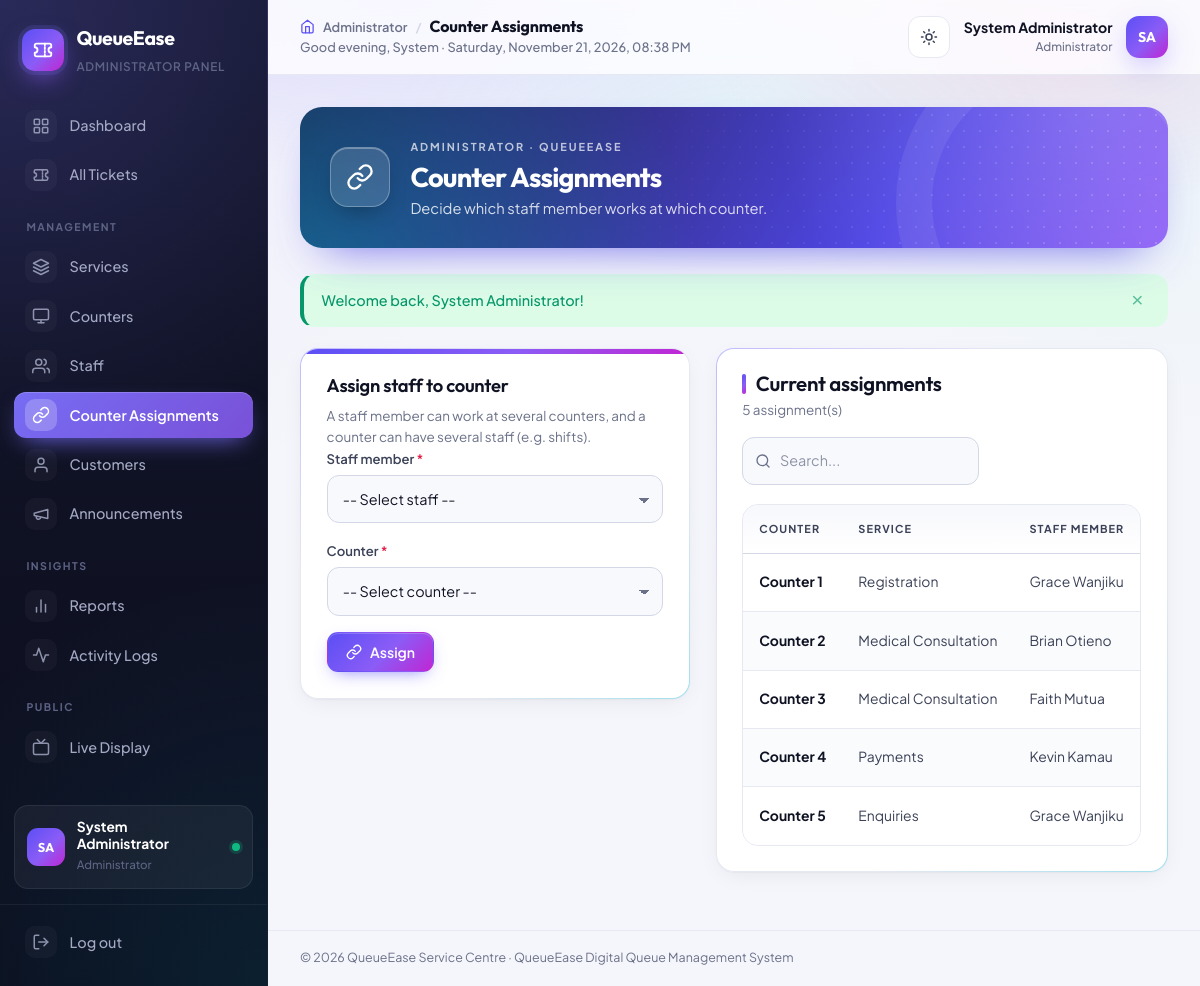
The app's page /admin/assignments.php (signed in) with its own data.
### tables this page shows
CREATE TABLE users (
    id              INT UNSIGNED NOT NULL AUTO_INCREMENT,
    full_name       VARCHAR(100) NOT NULL,
    email           VARCHAR(150) NOT NULL,
    phone           VARCHAR(20)  DEFAULT NULL,
    password_hash   VARCHAR(255) NOT NULL,
    role            ENUM('admin','staff','customer') NOT NULL DEFAULT 'customer',
    is_active       TINYINT(1)   NOT NULL DEFAULT 1,
    last_login_at   DATETIME     DEFAULT NULL,
    created_at      TIMESTAMP    NOT NULL DEFAULT CURRENT_TIMESTAMP,
    updated_at      TIMESTAMP    NOT NULL DEFAULT CURRENT_TIMESTAMP ON UPDATE CURRENT_TIMESTAMP,
    PRIMARY KEY (id),
    UNIQUE KEY uq_users_email (email),
    KEY idx_users_role (role)
);

CREATE TABLE staff_counters (
    id              INT UNSIGNED NOT NULL AUTO_INCREMENT,
    user_id         INT UNSIGNED NOT NULL,
    counter_id      INT UNSIGNED NOT NULL,
    assigned_at     TIMESTAMP    NOT NULL DEFAULT CURRENT_TIMESTAMP,
    PRIMARY KEY (id),
    UNIQUE KEY uq_staff_counter (user_id, counter_id),
    KEY idx_staff_counters_counter (counter_id),
    CONSTRAINT fk_sc_user FOREIGN KEY (user_id) REFERENCES users (id)
        ON DELETE CASCADE ON UPDATE CASCADE,
    CONSTRAINT fk_sc_counter FOREIGN KEY (counter_id) REFERENCES counters (id)
        ON DELETE CASCADE ON UPDATE CASCADE
);

CREATE TABLE counters (
    id              INT UNSIGNED NOT NULL AUTO_INCREMENT,
    name            VARCHAR(50)  NOT NULL,
    service_id      INT UNSIGNED NOT NULL,
    location        VARCHAR(100) DEFAULT NULL,
    is_active       TINYINT(1)   NOT NULL DEFAULT 1,
    created_at      TIMESTAMP    NOT NULL DEFAULT CURRENT_TIMESTAMP,
    updated_at      TIMESTAMP    NOT NULL DEFAULT CURRENT_TIMESTAMP ON UPDATE CURRENT_TIMESTAMP,
    PRIMARY KEY (id),
    UNIQUE KEY uq_counters_name (name),
    KEY idx_counters_service (service_id),
    CONSTRAINT fk_counters_service FOREIGN KEY (service_id) REFERENCES services (id)
        ON DELETE RESTRICT ON UPDATE CASCADE
);

CREATE TABLE services (
    id                   INT UNSIGNED NOT NULL AUTO_INCREMENT,
    name                 VARCHAR(100) NOT NULL,
    prefix               VARCHAR(5)   NOT NULL,
    description          VARCHAR(255) DEFAULT NULL,
    avg_service_minutes  SMALLINT UNSIGNED NOT NULL DEFAULT 5,
    is_active            TINYINT(1)   NOT NULL DEFAULT 1,
    created_at           TIMESTAMP    NOT NULL DEFAULT CURRENT_TIMESTAMP,
    updated_at           TIMESTAMP    NOT NULL DEFAULT CURRENT_TIMESTAMP ON UPDATE CURRENT_TIMESTAMP,
    PRIMARY KEY (id),
    UNIQUE KEY uq_services_name (name),
    UNIQUE KEY uq_services_prefix (prefix)
);

### includes/functions.php (called while the page is built, shortened)
<?php
function e($value): string
{
    return htmlspecialchars((string) ($value ?? ''), ENT_QUOTES, 'UTF-8');
}
function url(string $path = ''): string
{
    return BASE_URL . '/' . ltrim($path, '/');
}
function get_flashes(): array
{
    $flashes = $_SESSION['flash'] ?? [];
    return $flashes;
}

### includes/auth.php (called while the page is built, shortened)
<?php
function current_user(): ?array
{
    return $_SESSION['user'] ?? null;
}
function is_logged_in(): bool
{
    return !empty($_SESSION['user']['id']);
}
function require_login(bool $json = false): array
{
    $stmt = db()->prepare('SELECT id, full_name, email, role, is_active FROM users WHERE id = ?');
    $stmt->execute([$_SESSION['user']['id']]);
    return $_SESSION['user'];
}
function require_role($roles, bool $json = false): array
{
    $user  = require_login($json);
    return $user;
}

### config/database.php (called while the page is built)
<?php
function db(): PDO
{
    static $pdo = null;
    if ($pdo === null) {
        $dsn = 'mysql:host=' . DB_HOST . ';port=' . DB_PORT . ';dbname=' . DB_NAME . ';charset=utf8mb4';
        $options = [
            PDO::ATTR_ERRMODE            => PDO::ERRMODE_EXCEPTION,
            PDO::ATTR_DEFAULT_FETCH_MODE => PDO::FETCH_ASSOC,
            PDO::ATTR_EMULATE_PREPARES   => false,
        ];
        try {
            $pdo = new PDO($dsn, DB_USER, DB_PASS, $options);
            $offset = (new DateTime('now'))->format('P');
            $pdo->exec("SET time_zone = '" . $offset . "'");
        } catch (PDOException $e) {
            http_response_code(500);
            $message = APP_DEBUG
                ? 'Database connection failed: ' . $e->getMessage()
                : 'Database connection failed. Please contact the administrator.';
            exit('<div style="font-family:sans-serif;padding:2rem;color:#b91c1c">'
                . htmlspecialchars($message, ENT_QUOTES, 'UTF-8')
                . '<br><small>Check that MySQL is running in XAMPP and that the database "'
                . htmlspecialchars(DB_NAME, ENT_QUOTES, 'UTF-8') . '" has been imported.</small></div>');
        }
    }
    return $pdo;
}

### admin/assignments.php (the view, shortened to what this page needs)
<?php
require_role('admin');
$pdo = db();
$assignments = $pdo->query(
    'SELECT sc.id, sc.assigned_at, u.full_name, u.is_active AS staff_active, c.name AS counter_name, c.is_active AS counter_active, s.name AS service_name
       FROM staff_counters sc
       JOIN users u ON u.id = sc.user_id
       JOIN counters c ON c.id = sc.counter_id
       JOIN services s ON s.id = c.service_id
      ORDER BY c.name, u.full_name'
)->fetchAll();
$pageTitle  = 'Counter Assignments';
$activeMenu = 'assignments';
require __DIR__ . '/../includes/header.php';
?>
<div class="grid grid-form">
    <div class="card">
        <h2>Assign staff to counter</h2>
        <p class="card-subtitle mb-2">A staff member can work at several counters, and a counter can have several staff (e.g. shifts).</p>
        <form method="post">
            <div class="form-group">
                <label for="user_id">Staff member <span class="req">*</span></label>
                <select id="user_id" name="user_id" class="form-control" required>
                    <option value="">-- Select staff --</option>
                </select>
            </div>
            <div class="form-group">
                <label for="counter_id">Counter <span class="req">*</span></label>
                <select id="counter_id" name="counter_id" class="form-control" required>
                    <option value="">-- Select counter --</option>
                </select>
            </div>
            <button type="submit" class="btn btn-primary"><?= icon('link') ?> Assign</button>
        </form>
    </div>
    <div class="card">
        <div class="card-header">
            <div><h2>Current assignments</h2><p class="card-subtitle"><?= count($assignments) ?> assignment(s)</p></div>
            <div class="search-box"><?= icon('search') ?><input type="search" class="form-control" placeholder="Search..." data-table-search="#assignTable"></div>
        </div>
        <div class="table-responsive">
            <table class="table" id="assignTable">
                <thead><tr><th>Counter</th><th>Service</th><th>Staff member</th><th>Assigned on</th><th></th></tr></thead>
                <tbody>
                <?php foreach ($assignments as $a): ?>
                    <tr>
                        <td><strong><?= e($a['counter_name']) ?></strong> <?= (int) $a['counter_active'] ? '' : '<span class="badge badge-inactive">Closed</span>' ?></td>
                        <td><?= e($a['service_name']) ?></td>
                        <td><?= e($a['full_name']) ?> <?= (int) $a['staff_active'] ? '' : '<span class="badge badge-inactive">Inactive</span>' ?></td>
                    </tr>
                <?php endforeach; ?>
                </tbody>
            </table>
        </div>
    </div>
</div>
<?php require __DIR__ . '/../includes/footer.php'; ?>

### includes/header.php (shortened to what this page needs)
<?php
$pageTitle  = $pageTitle ?? 'Dashboard';
$activeMenu = $activeMenu ?? '';
$user       = current_user();
$role       = $user['role'] ?? '';
$menus = [
    'admin' => [
        ['dashboard',     'Dashboard',       'admin/dashboard.php',      'dashboard'],
        ['tickets',       'All Tickets',     'admin/tickets.php',        'ticket'],
        ['section',       'Management'],
        ['services',      'Services',        'admin/services.php',       'layers'],
        ['counters',      'Counters',        'admin/counters.php',       'monitor'],
        ['staff',         'Staff',           'admin/staff.php',          'users'],
        ['assignments',   'Counter Assignments', 'admin/assignments.php', 'link'],
        ['customers',     'Customers',       'admin/customers.php',      'user'],
        ['announcements', 'Announcements',   'admin/announcements.php',  'megaphone'],
        ['section',       'Insights'],
        ['reports',       'Reports',         'reports/index.php',        'chart'],
        ['logs',          'Activity Logs',   'admin/activity_logs.php',  'activity'],
        ['section',       'Public'],
        ['display',       'Live Display',    'public/display.php',       'tv', true],
    ],
    'staff' => [
        ['dashboard', 'Counter Console',   'staff/dashboard.php', 'counter'],
        ['waiting',   'Waiting Customers', 'staff/waiting.php',   'list'],
        ['history',   'Service History',   'staff/history.php',   'history'],
        ['section',   'Public'],
        ['display',   'Live Display',      'public/display.php',  'tv', true],
    ],
    'customer' => [
        ['dashboard', 'My Dashboard',     'customer/dashboard.php',  'dashboard'],
        ['services',  'Get a Ticket',     'customer/get_ticket.php', 'ticket'],
        ['history',   'My Ticket History', 'customer/history.php',   'history'],
        ['section',   'Public'],
        ['display',   'Live Display',     'public/display.php',      'tv', true],
    ],
];
$roleLabels = ['admin' => 'Administrator', 'staff' => 'Staff', 'customer' => 'Customer'];
$pageIcon = 'dashboard';
foreach ($menus[$role] ?? [] as $item) {
    if ($item[0] === $activeMenu && isset($item[3])) {
        $pageIcon = $item[3];
    }
}
$subtitles = [
    'admin' => [
        'tickets'       => 'Search, filter, export and manage every ticket in the system.',
        'services'      => 'Create the services customers can queue for and set their ticket prefixes.',
        'counters'      => 'Open, close and organise the service points that call customers.',
        'staff'         => 'Register staff accounts and control who can serve customers.',
        'assignments'   => 'Decide which staff member works at which counter.',
        'customers'     => 'Manage registered and walk-in customers.',
        'announcements' => 'Publish notices for the live display and customer pages.',
        'reports'       => 'Measure waiting times, service performance and customer satisfaction.',
        'logs'          => 'A complete audit trail of logins, changes and queue actions.',
    ],
    'staff' => [
        'waiting' => 'Everyone waiting for your services today, in order.',
        'history' => 'Every customer you have called, served or skipped.',
    ],
    'customer' => [
        'services' => 'Choose a service and join the queue in one click.',
        'history'  => 'All your tickets, past and present.',
    ],
];
$pageSubtitle = $pageSubtitle ?? ($subtitles[$role][$activeMenu] ?? '');
$showPageHero = $activeMenu !== 'dashboard' && empty($hidePageHero);
$initials   = strtoupper(implode('', array_map(fn($w) => mb_substr($w, 0, 1), array_slice(explode(' ', $user['name'] ?? 'U'), 0, 2))));
?>
<!DOCTYPE html>
<html lang="en">
<head>
    <link rel="stylesheet" href="<?= url('assets/css/style.css') ?>">
    <link rel="stylesheet" href="<?= url('assets/css/print.css') ?>" media="print">
</head>
<body class="app-body role-<?= e($role) ?>">
<div class="app-shell">
    <aside class="sidebar" id="sidebar">
        <div class="sidebar-brand">
            <span class="brand-logo"><?= icon('ticket') ?></span>
            <div>
                <strong><?= e(APP_NAME) ?></strong>
                <small><?= e($roleLabels[$role] ?? '') ?> Panel</small>
            </div>
        </div>
        <nav class="sidebar-nav">
            <?php foreach ($menus[$role] ?? [] as $item): ?>
                <?php if ($item[0] === 'section'): ?>
                    <div class="nav-section"><?= e($item[1]) ?></div>
                <?php else: ?>
                    <a href="<?= url($item[2]) ?>" class="nav-link<?= $activeMenu === $item[0] ? ' active' : '' ?>"<?= !empty($item[4]) ? ' target="_blank" rel="noopener"' : '' ?>>
                        <?= icon($item[3]) ?><span><?= e($item[1]) ?></span>
                    </a>
                <?php endif; ?>
            <?php endforeach; ?>
        </nav>
        <div class="sidebar-profile">
            <span class="avatar"><?= e($initials) ?></span>
            <div><strong><?= e($user['name'] ?? '') ?></strong><small><?= e($roleLabels[$role] ?? '') ?></small></div>
            <span class="status-dot" title="Online"></span>
        </div>
        <form method="post" action="<?= url('logout.php') ?>" class="sidebar-logout">
            <button type="submit" class="nav-link nav-button"><?= icon('logout') ?><span>Log out</span></button>
        </form>
    </aside>
    <div class="main-area">
        <header class="topbar">
            <div class="topbar-title">
                <div class="crumbs"><?= icon('home', 'icon crumb-icon') ?><span><?= e($roleLabels[$role] ?? '') ?></span><span class="crumb-sep">/</span><h1><?= e($pageTitle) ?></h1></div>
                <span class="topbar-date"><span data-greeting data-name="<?= e(explode(' ', $user['name'] ?? '')[0]) ?>"></span><span data-live-clock><?= e(date('l, d F Y')) ?></span></span>
            </div>
            <div class="topbar-user">
                <button class="icon-btn theme-toggle" type="button" data-theme-toggle aria-label="Switch light or dark mode" title="Light / dark mode">
                    <?= icon('sun', 'icon icon-sun') ?><?= icon('moon', 'icon icon-moon') ?>
                </button>
                <div class="user-meta">
                    <strong><?= e($user['name'] ?? '') ?></strong>
                    <small><?= e($roleLabels[$role] ?? '') ?></small>
                </div>
                <span class="avatar"><?= e($initials) ?></span>
            </div>
        </header>
        <main class="content">
            <?php if ($showPageHero): ?>
                <section class="page-hero">
                    <span class="page-hero-icon"><?= icon($pageIcon) ?></span>
                    <div class="page-hero-text">
                        <span class="page-hero-eyebrow"><?= e($roleLabels[$role] ?? '') ?> &middot; <?= e(APP_NAME) ?></span>
                        <h2><?= e($pageTitle) ?></h2>
                        <?php if ($pageSubtitle !== ''): ?><p><?= e($pageSubtitle) ?></p><?php endif; ?>
                    </div>
                </section>
            <?php endif; ?>
            <?php foreach (get_flashes() as $flash): ?>
                <div class="alert alert-<?= e($flash['type']) ?>" data-dismissible>
                    <span><?= e($flash['message']) ?></span>
                    <button type="button" class="alert-close" aria-label="Close">&times;</button>
                </div>
            <?php endforeach; ?>

### assets/css/print.css (style rules this page uses)
body { background: #fff !important; color: #000; font-size: 12px; }
.sidebar, .topbar, .app-footer, .public-nav, .public-footer, .no-print, .filter-bar, .btn, .pagination, .alert, .sidebar-backdrop { display: none !important; }
.main-area { margin: 0 !important; }
.content, .public-main { padding: 0 !important; max-width: none !important; }
.card, .stat-card, .ticket-card { box-shadow: none !important; border: 1px solid #999 !important; break-inside: avoid; }
.table th { background: #eee !important; color: #000; }
.table th, .table td { border: 1px solid #999 !important; padding: 4px 6px !important; }
a { color: #000; text-decoration: none; }

### records on screen
users: role "ADMINISTRATOR", full_name "SA", full_name "System Administrator", role "Administrator"
staff_counters: counter.name "Counter 1", services.name "Registration", user.full_name "Grace Wanjiku"
staff_counters: counter.name "Counter 2", services.name "Medical Consultation", user.full_name "Brian Otieno"
staff_counters: counter.name "Counter 3", services.name "Medical Consultation", user.full_name "Faith Mutua"
staff_counters: counter.name "Counter 4", services.name "Payments", user.full_name "Kevin Kamau"
staff_counters: counter.name "Counter 5", services.name "Enquiries", user.full_name "Grace Wanjiku"

### other values on screen
APP_NAME "QueueEase"
$item[1] "Dashboard"
$item[1] "All Tickets"
$item[1] "MANAGEMENT"
$item[1] "Services"
$item[1] "Counters"
$item[1] "Staff"
$item[1] "Counter Assignments"
$item[1] "Customers"
$item[1] "Announcements"
$item[1] "INSIGHTS"
$item[1] "Reports"
$item[1] "Activity Logs"
$item[1] "PUBLIC"
$item[1] "Live Display"
